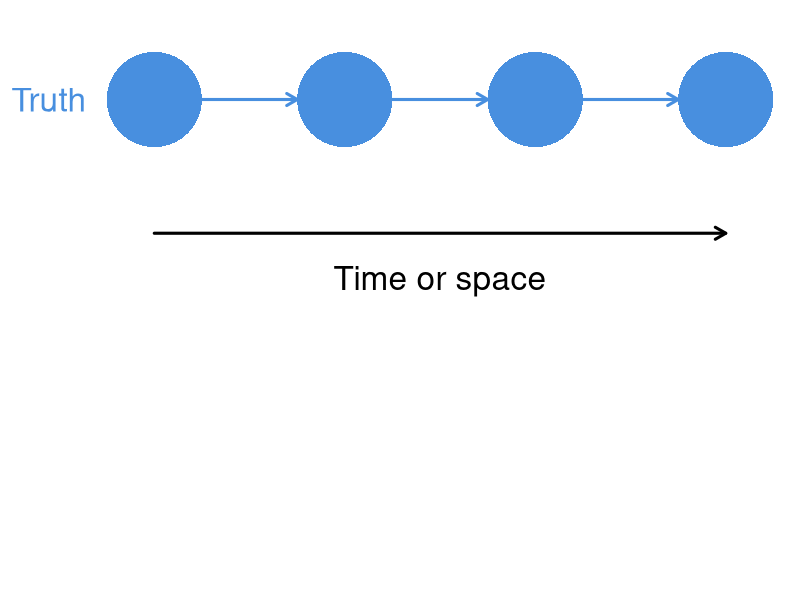
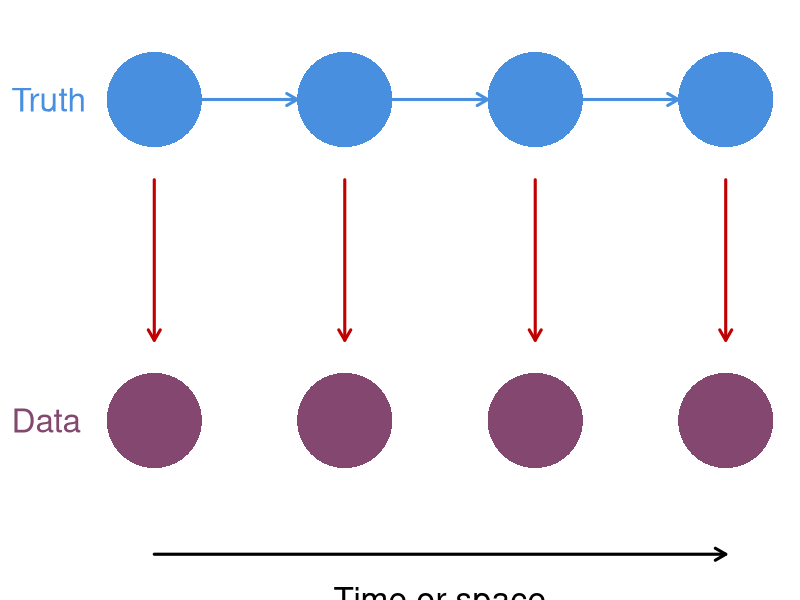

Here is the R script that generated these plots, in order:
## ---- chunk 1
knitr::opts_chunk$set(echo = FALSE)
set.seed(123)
## ---- chunk 2
par(mai=c(0.8,0.8,0,0), omi=rep(0,4))
## boundaries
ss <- 5
nn <- 7
rr <- ss*3
cc <- ss*nn
## mid-points
xm <- ss/2 + seq(0,cc-ss,ss)
ymt <- rr - ss/2
ymb <- ss/2
## arrow locs
x0t <- seq(ss, by=2*ss, len=3)
x1t <- x0t + ss
## empty plot space
plot(c(0,cc), c(0,rr), type="n", xlab="", ylab="",
     xaxt="n", yaxt="n", bty="n")
## top row: state
symbols(x=xm[c(1,3,5,7)], y=rep(ymt,4), circles=rep(ss/2,4),
        lty="solid",  fg=NA, bg="#488fdf",
        inches=FALSE, add=TRUE, lwd=3)
text("Truth", x=-ss, y=ymt, adj=c(0,0.5), xpd=NA,
     cex=2, col="#488fdf")
arrows(x0=x0t,x1=x1t,y0=ymt, col="#488fdf", lwd=3, length=0.12)
## Time or space
arrows(x0=ss/2, x1=cc-ss/2, y0=-ss/3+ss*2,
       length=0.12, lwd=3, xpd=NA)
text("Time or space", x=cc/2, y=-ss/2+ss*2, xpd=NA, pos=1, cex=2)
## ---- chunk 3
par(mai=c(0.8,0.8,0,0), omi=rep(0,4))
## arrow locs
x0t <- seq(ss, by=2*ss, len=3)
x1t <- x0t + ss
y0b <- rr - ss
y1b <- ss
## empty plot space
plot(c(0,cc), c(0,rr), type="n", xlab="", ylab="",
     xaxt="n", yaxt="n", bty="n")
## top row: state
symbols(x=xm[c(1,3,5,7)], y=rep(ymt,4), circles=rep(ss/2,4),
        lty="solid",  fg=NA, bg="#488fdf",
        inches=FALSE, add=TRUE, lwd=3)
text("Truth", x=-ss, y=ymt, adj=c(0,0.5), xpd=NA,
     cex=2, col="#488fdf")
## arrows
arrows(x0=x0t,x1=x1t,y0=ymt, col="#488fdf", lwd=3, length=0.12)
## bottom row: obs
symbols(x=xm[c(1,3,5,7)], y=rep(ss/2,4), circles=rep(ss/2,4),
        lty="solid",  fg=NA, bg="#844870",
        inches=FALSE, add=TRUE, lwd=3)
text("Data", x=-ss, y=ss/2, adj=c(0,0.5), xpd=NA,
     cex=2, col="#844870")
## arrows
arrows(x0=xm[c(1,3,5,7)], y0=y0b, y1=y1b,
       col="#c10101", lwd=3, length=0.12)
## Time or space
arrows(x0=ss/2, x1=cc-ss/2, y0=-ss/3,
       length=0.12, lwd=3, xpd=NA)
text("Time or space", x=cc/2, y=-ss/2, xpd=NA, pos=1, cex=2)
